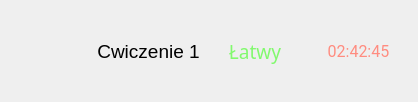
<?xml version="1.0" encoding="UTF-8"?>
<ui version="4.0">
 <class>ExerciseHeaderWidget</class>
 <widget class="QWidget" name="ExerciseHeaderWidget">
  <property name="geometry">
   <rect>
    <x>0</x>
    <y>0</y>
    <width>418</width>
    <height>88</height>
   </rect>
  </property>
  <property name="windowTitle">
   <string>Form</string>
  </property>
  <layout class="QHBoxLayout" name="horizontalLayout">
   <item>
    <widget class="QLabel" name="label_iconIsCompleted">
     <property name="minimumSize">
      <size>
       <width>80</width>
       <height>80</height>
      </size>
     </property>
     <property name="maximumSize">
      <size>
       <width>80</width>
       <height>80</height>
      </size>
     </property>
     <property name="font">
      <font>
       <pointsize>21</pointsize>
      </font>
     </property>
     <property name="text">
      <string/>
     </property>
     <property name="alignment">
      <set>Qt::AlignCenter</set>
     </property>
    </widget>
   </item>
   <item>
    <widget class="QLabel" name="label_name">
     <property name="font">
      <font>
       <pointsize>14</pointsize>
      </font>
     </property>
     <property name="text">
      <string>Cwiczenie 1</string>
     </property>
     <property name="alignment">
      <set>Qt::AlignCenter</set>
     </property>
    </widget>
   </item>
   <item>
    <widget class="QLabel" name="label_difficulty">
     <property name="font">
      <font>
       <family>Noto Sans</family>
       <pointsize>14</pointsize>
       <bold>false</bold>
      </font>
     </property>
     <property name="styleSheet">
      <string notr="true">QLabel{
	color: rgb(130, 249, 110);
}</string>
     </property>
     <property name="text">
      <string>Łatwy</string>
     </property>
     <property name="alignment">
      <set>Qt::AlignCenter</set>
     </property>
    </widget>
   </item>
   <item>
    <widget class="QLabel" name="label_bestResult">
     <property name="font">
      <font>
       <family>Roboto</family>
       <pointsize>12</pointsize>
      </font>
     </property>
     <property name="styleSheet">
      <string notr="true">QLabel{
	color: rgb(255, 140, 128);
}</string>
     </property>
     <property name="text">
      <string>02:42:45</string>
     </property>
     <property name="alignment">
      <set>Qt::AlignCenter</set>
     </property>
    </widget>
   </item>
  </layout>
 </widget>
 <resources/>
 <connections/>
</ui>
